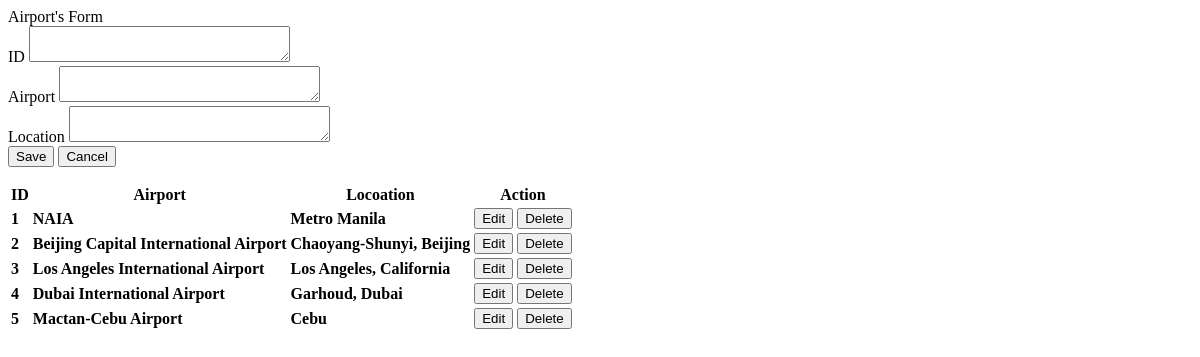
Page /admin/airport.php on the earlier database version.
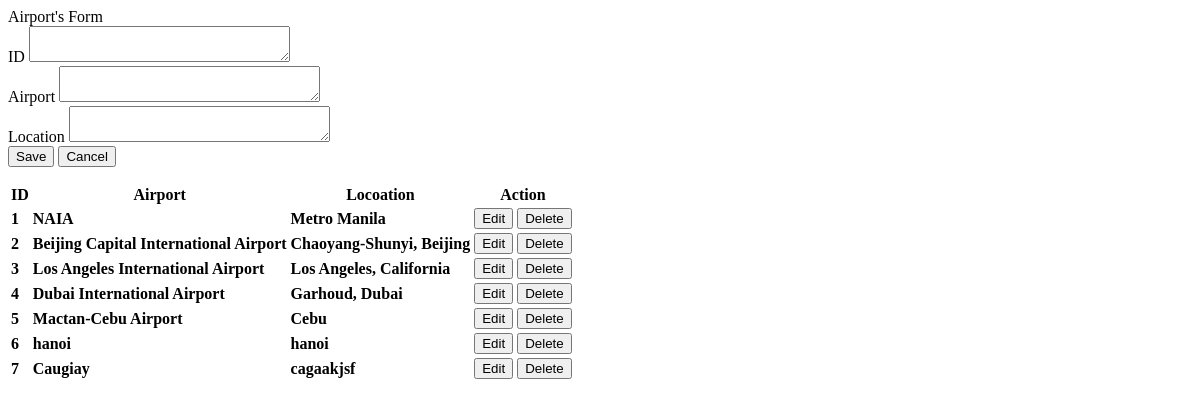
Same page on the later database version.
### tables this page shows
CREATE TABLE `airport_list` (
  `id` int(30) NOT NULL,
  `airport` text NOT NULL,
  `location` text NOT NULL
);

### admin/airport.php (the view, shortened to what this page needs)
<?php include('db_connect.php');?>
<div class="container-fluid">
	<div class="col-lg-12">
		<div class="row">
			<div class="col-md-4">
			<form action="" id="manage-airports">
				<div class="card">
					<div class="card-header">
						   Airport's Form
				  	</div>
					<div class="card-body">
					<div class="form-group">
								<label class="control-label">ID</label>
								<textarea required name="id" id="" cols="30" rows="2" class="form-control"></textarea>
							</div>
							<div class="form-group">
								<label class="control-label">Airport</label>
								<textarea required name="airport" id="" cols="30" rows="2" class="form-control"></textarea>
							</div>
							<div class="form-group">
								<label class="control-label">Location</label>
								<textarea required name="location" id="" cols="30" rows="2" class="form-control"></textarea>
							</div>
					</div>
					<div class="card-footer">
						<div class="row">
							<div class="col-md-12">
								<button class="btn btn-sm btn-primary col-sm-3 offset-md-3"> Save</button>
								<button class="btn btn-sm btn-default col-sm-3" type="button" onclick="_reset()"> Cancel</button>
							</div>
						</div>
					</div>
				</div>
			</form>
			</div>
			<div class="col-md-8">
				<div class="card">
					<div class="card-body">
						<table class="table table-bordered table-hover">
							<thead>
								<tr>
									<th class="text-center">ID</th>
									<th class="text-center">Airport</th>
									<th class="text-center">Locoation</th>
									<th class="text-center">Action</th>
								</tr>
							</thead>
							<tbody>
								<?php
								$cats = $conn->query("SELECT * FROM airport_list order by id asc");
								while($row=$cats->fetch_assoc()):
								?>
								<tr>
									<td class="text-center">
										 <b><?php echo $row['id'] ?></b>
									</td>
									<td class="">
										 <b><?php echo $row['airport'] ?></b>
									</td>
									<td class="">
										 <b><?php echo $row['location'] ?></b>
									</td>
									<td class="text-center">
										<button class="btn btn-sm btn-primary edit_airline" type="button" data-id="<?php echo $row['id'] ?>" data-airport="<?php echo $row['airport'] ?>" data-location="<?php echo $row['location'] ?>" >Edit</button>
										<button class="btn btn-sm btn-danger delete_airline" type="button" data-id="<?php echo $row['id'] ?>">Delete</button>
									</td>
								</tr>
								<?php endwhile; ?>
							</tbody>
						</table>
					</div>
				</div>
			</div>
		</div>
	</div>
</div>

Differences in the rows shown:
added airport_list: id "6", airport "hanoi", location "hanoi"
added airport_list: id "7", airport "Caugiay", location "cagaakjsf"
